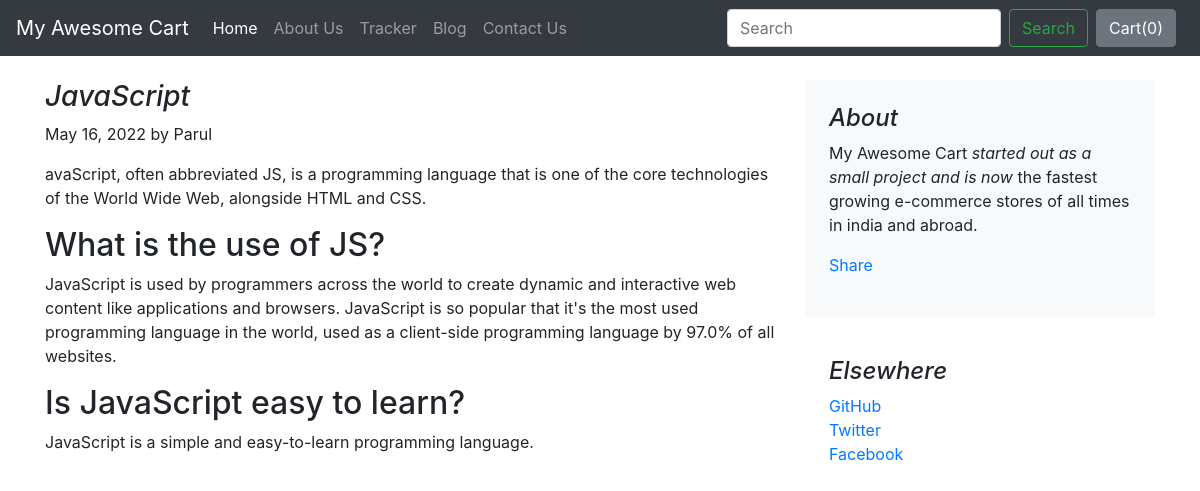
The app's page /blog/blogpost/4 with its own data.
### blog/models.py (models this page shows)
class Blogpost(models.Model):
    post_id = models.AutoField(primary_key=True)
    title = models.CharField(max_length=50)
    head0 = models.CharField(max_length=500, default="")
    chead0 = models.CharField(max_length=5000, default="")
    head1 = models.CharField(max_length=500, default="")
    chead1 = models.CharField(max_length=5000, default="")
    head2 =  models.CharField(max_length=500, default="")
    chead2 = models.CharField(max_length=5000, default="")
    pub_date = models.DateField()
    thumbnail = models.ImageField(upload_to="shop/images", default="")
    def __str__(self):
        return self.title

### blog/views.py (the view)
# urls.py: path("blogpost/<int:id>", views.blogpost, name="blogPost")
def blogpost(request, id):
    post = Blogpost.objects.filter(post_id = id)[0]
    print(post)
    return render(request, 'blog/blogpost.html', {'post':post})

### blog/templates/blog/blogpost.html (shortened to what this page needs)
{% extends 'blog/basic.html' %}
{% block body %}
<div class="container">
    <div class="row mt-4">
        <div class="col-md-8 blog-main">
            <h3 class="font-italic">
                {{post.title}}
            </h3>
            <div class="blog-post">
                <p class="blog-post-meta">{{post.pub_date}} by Parul</p>
                <p>{{post.chead0}}</p>
                <h2>{{post.head1}}</h2>
                <p>{{post.chead1}}</p>
                <h2>{{post.head2}}</h2>
                <p>{{post.chead2}}</p>
            </div>
        </div>
        <aside class="col-md-4 blog-sidebar">
            <div class="p-4 mb-3 bg-light rounded">
                <h4 class="font-italic">About</h4>
                <p class="mb-0">My Awesome Cart <em>started out as a small project and is now</em> the fastest growing e-commerce stores of all times in india and abroad.</p>
                <div class="my-3 fb-share-button" data-href="http://127.0.0.1:8000/blog/blogpost/{{post.post_id}}" data-layout="button_count" data-size="large"><a target="_blank" href="https://www.facebook.com/sharer/sharer.php?u=http%3A%2F%2F127.0.0.1%3A8000%2Fblog%2Fblogpost%2F4&src=sdkpreparse" class="fb-xfbml-parse-ignore">Share</a></div>
            </div>
            <div class="p-4">
                <h4 class="font-italic">Elsewhere</h4>
                <ol class="list-unstyled">
                    <li><a href="#">GitHub</a></li>
                    <li><a href="#">Twitter</a></li>
                    <li><a href="#">Facebook</a></li>
                </ol>
            </div>
        </aside>
    </div>
</div>
{% endblock %}

### records on screen
Blogpost: title "JavaScript", pub_date "May 16, 2022", chead0 "avaScript, often abbreviated JS, is a programming language that is one of the core technologies of the World Wide Web, alongside HTML and CSS.", head1 "What is the use of JS?", chead1 "JavaScript is used by programmers across the world to create dynamic and interactive web content like applications and browsers. JavaScript is so popular that it's the most used programming language in the world, used as a client-side programming language by 97.0% of all websites.", head2 "Is JavaScript easy to learn?", chead2 "JavaScript is a simple and easy-to-learn programming language."
